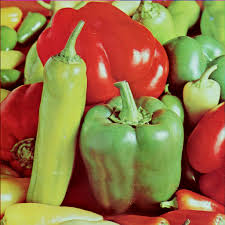
#> input picture Semestre_05/ModeladoYProcesamientoDeImagenes/Segundo Parcial/data/pepper.jpg, 225 x 225 px
$ python mediaContraarmonico.py
#> lines starting #> are read from the running program, lines starting #| are printed output that depends on the picture
### Semestre_05/ModeladoYProcesamientoDeImagenes/Segundo Parcial/src/utils.py
import numpy as np
import matplotlib.pyplot as plt
import os
from skimage import color
from skimage.io import imread


"""
Function to read an image from a given path, convert it to grayscale if necessary, and return it as an 8-bit unsigned integer array.

Parameters:
    - image_path: String representing the relative path to the image file.

Returns:
    - imagen: 2D numpy array representing the grayscale image.
"""

def read_image(image_path):
    # Extract the base path for the father of the directory in which this .py is located
#> called with image_path = 'data/pepper.jpg'
    current_file_path = os.path.abspath(__file__)
    current_dir = os.path.dirname(current_file_path)
    base_path = os.path.dirname(current_dir)
    final_path = os.path.join(base_path, image_path)

    # Read the image
    imagen = imread(final_path)
#> imagen is the input picture: shape (225, 225, 3); mean R, G, B 149.9, 116, 67

    # Convert to grayscale if the image is RGB
    if len(imagen.shape) == 3:
        imagen = color.rgb2gray(imagen)
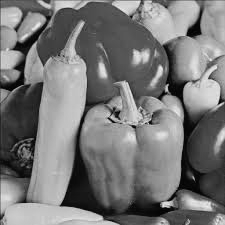
#> imagen: shape (225, 225) float64; min 0.00281, max 0.932, mean 0.469
        imagen = (imagen * 255).astype(np.uint8)
    else:
        imagen = imagen.astype(np.uint8)

    return imagen


"""
Function to plot a list of images with their corresponding titles in a grid layout.

Parameters:
    - images: List of 2D numpy arrays representing the images to be plotted.
    - titles: List of strings representing the titles for each image.
    - fig_title: String representing the title for the entire figure.
    - cols: Integer representing the number of columns in the grid layout (default is 3).

Returns:
    - None
"""

def plot_images(images, titles, fig_title, cols=3):
    assert len(images) == len(titles), "The number of images must match the number of titles"

    n_images = len(images)
    rows = (n_images + cols - 1) // cols  # Calculate the number of rows needed

    fig, axes = plt.subplots(rows, cols, figsize=(cols * 3, rows * 3))  # Set column width to 300 pixels (3 inches) and row height to 300 pixels (3 inches)
    fig.canvas.manager.set_window_title(fig_title)  # Set the window title
    axes = axes.flatten()  # Flatten in case of a single row

    for i, (img, title) in enumerate(zip(images, titles)):
        axes[i].imshow(img, cmap='gray')
        axes[i].set_title(title)
        axes[i].axis('off')

    # Hide any remaining empty subplots
    for j in range(i + 1, len(axes)):
        axes[j].axis('off')

    plt.tight_layout()
    plt.show()


"""
Function to compute the histogram of an image.

Parameters:
    - img: 2D numpy array representing the grayscale image.
    - bins: Integer representing the number of intensities in the histogram.
    - normalizar: Boolean indicating whether to normalize the histogram.

Returns:
    - histograma: 1D numpy array representing the histogram of the image.
"""

# [14 lines left out: function histograma, not called in this run]


"""
Function to quantize an image from its original bit depth to a target bit depth.

Parameters:
    - img: 2D numpy array representing the grayscale image.
    - bits_originales: Integer representing the original bit depth of the image.
    - bits_destino: Integer representing the target bit depth for quantization.

Returns:
    - img_cuantizada: 2D numpy array representing the quantized image.
"""

# [4 lines left out: function cuantizar, not called in this run]


"""
Function to create a lookup table for histogram equalization.

Parameters:
    - hist: 1D numpy array representing the histogram of the image.
    - total_pixeles: Integer representing the total number of pixels in the image.

Returns:
    - tabla: List of lists where each sublist contains:
        - intensidad: Original intensity value.
        - conteo: Number of pixels with that intensity.
        - pr: Normalized probability of the intensity.
        - suma_acum: Cumulative distribution function value for the intensity.
        - multiplicacion: Product of the cumulative distribution function value and the maximum intensity value.
        - entero: Rounded integer value of the multiplicacion.
"""

# [17 lines left out: function crear_lookup_table, not called in this run]


"""
Function to display a list of images and their corresponding histograms side by side.

Parameters:
    - imagenes: List of 2D numpy arrays representing the grayscale images.
    - titulos_imagenes: List of strings representing the titles for each image.
    - histogramas: List of 1D numpy arrays representing the histograms of the images.
    - titulos_histogramas: List of strings representing the titles for each histogram.

Returns:
    - None
"""

# [19 lines left out: function imagenes_histogramas, not called in this run]


"""
Function to add Gaussian noise to an image.

Parameters:
    - img: 2D numpy array representing the grayscale image.
    - sigma: Float representing the standard deviation of the Gaussian noise.

Returns:
    - img_out: 2D numpy array representing the noisy image.
"""

# [6 lines left out: function ruido_gaussiano, not called in this run]


"""
Function to compute the mean of multiple noisy images.

Parameters:
    - img: 2D numpy array representing the grayscale image.
    - n: Integer representing the number of noisy images to generate.
    - sigma: Float representing the standard deviation of the Gaussian noise.

Returns:
    - g_bar: 2D numpy array representing the mean image.
"""

# [8 lines left out: function mean_image, not called in this run]

"""
Function to create an averaging filter kernel.

Parameters:
    - n: Integer representing the size of the kernel (n x n).

Returns:
    - kernel: 2D numpy array representing the averaging filter kernel.
"""

def filtro_promedio(n):
    kernel = 1 / (n * n) * np.ones((n, n))
    return kernel

"""
Function to create a Gaussian filter kernel.

Parameters:
    - sigma: Float representing the standard deviation of the Gaussian distribution.
    - n: Integer representing the size of the kernel (n x n). Must be an odd number.

Returns:
    - kernel: 2D numpy array representing the Gaussian filter kernel.
"""

# [16 lines left out: function gaussian_kernel, not called in this run]

"""
Function to add impulsive noise (salt and pepper noise) to an image.

Parameters:
    - img: 2D numpy array representing the grayscale image.
    - probability: Float representing the probability of a pixel being affected by noise.

Returns:
    - img_ruido: 2D numpy array representing the noisy image.
"""

def ruido_impulsivo(img, probability):
#> called with probability = 0.8
    w, h = img.shape
#> w = 225; h = 225
    img_ruido = np.zeros((w, h))
    probas = np.random.random((w, h))
    ruido = np.random.randint(0, 2, (w,h)) * 255
    for i in range(w):
        for j in range(h):
            if probas[i,j] > probability:
                img_ruido[i,j] = ruido[i,j]
            else:
                img_ruido[i,j] = img[i,j]
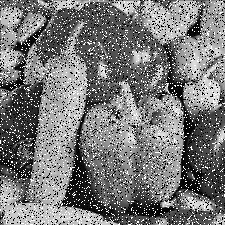
#> img_ruido: shape (225, 225) float64; min 0, max 255, mean 120.6
    return img_ruido

"""
Function to add multiplicative noise to an image.

Parameters:
    - img: 2D numpy array representing the grayscale image.
    - sigmaM: Float representing the standard deviation of the multiplicative noise.

Returns:
    - img_ruido: 2D numpy array representing the noise applied to the image.
    - img_out: 2D numpy array representing the noisy image.
"""

# [6 lines left out: function multiplicar_ruido, not called in this run]

"""
Function to apply a 2D convolution to an image using a given kernel.

Parameters:
    - img: 2D numpy array representing the grayscale image.
    - k: 2D numpy array representing the convolution kernel.

Returns:
    - img_out: 2D numpy array representing the convolved image.
"""

# [13 lines left out: function conv2d, not called in this run]

"""
Function to apply an arithmetic mean filter to an image.

Parameters:
    - img: 2D numpy array representing the grayscale image.
    - w_size: Integer representing the size of the window (w_size x w_size).

Returns:
    - img_out: 2D numpy array representing the filtered image.
"""

# [11 lines left out: function media_aritmetica, not called in this run]

"""
Function to apply a geometric mean filter to an image.

Parameters:
    - img: 2D numpy array representing the grayscale image.
    - w_size: Integer representing the size of the window (w_size x w_size).

Returns:
    - img_out: 2D numpy array representing the filtered image.

Note:
    - Bad for impulsive noise
"""

# [11 lines left out: function media_geometrica, not called in this run]

"""
Function to apply a harmonic mean filter to an image.

Parameters:
    - img: 2D numpy array representing the grayscale image.
    - w_size: Integer representing the size of the window (w_size x w_size).

Returns:
    - img_out: 2D numpy array representing the filtered image.

Note:
    - Bad for impulsive noise
"""

# [12 lines left out: function media_armonica, not called in this run]

"""
Function to apply a harmonic mean filter to an image.

Parameters:
    - img: 2D numpy array representing the grayscale image.
    - w_size: Integer representing the size of the window (w_size x w_size).

Returns:
    - img_out: 2D numpy array representing the filtered image.

Note:
    - Bad for impulsive noise
"""

def media_contraarmonico(img, w_size, q):
#> called with w_size = 3, q = 0
    img = img.astype(np.float64)
    img = img + 0.0001
    padding_height = w_size // 2
    padding_width = w_size // 2
    img_padded = np.pad(img, ((padding_height, padding_height), (padding_width, padding_width)), mode='constant', constant_values=0)
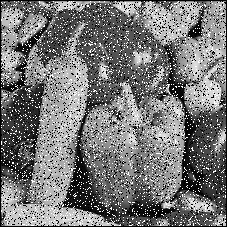
#> img_padded: shape (227, 227) float64; min 0, max 255, mean 118.4; drawn with min black and max white
    img_out = np.zeros(img.shape)
    for i in range(img.shape[0]):
        for j in range(img.shape[1]):
            region = img_padded[i:i + w_size, j:j + w_size]
            img_out[i, j] = (np.sum(region ** (q+1)) / np.sum(region ** q))
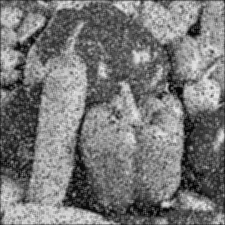
#> img_out: shape (225, 225) float64; min 3.67, max 237.6, mean 119.8
    return img_out

# [45 lines left out: functions filtro_mediana, filtro_max_min, filtro_max_min, gradiante, not called in this run]


# def aplicar_sobel(img):
#     # Definir los kernels de Sobel
#     sobel_x = np.array([[-1, 0, 1],
#                         [-2, 0, 2],
#                         [-1, 0, 1]])
#     sobel_y = np.array([[-1, -2, -1],
#                         [0, 0, 0],
#                         [1, 2, 1]])
#     # Aplicar convolución con los kernels de Sobel
#     img_sobel_x = convolve2d(img, sobel_x, mode='same', boundary='wrap')
#     img_sobel_y = convolve2d(img, sobel_y, mode='same', boundary='wrap')
#     # Calcular la magnitud del gradiente
#     img_sobel = np.sqrt(img_sobel_x*2 + img_sobel_y*2)
#     img_sobel = np.clip(img_sobel, 0, 255).astype(np.uint8)
#     return img_sobel, sobel_x, sobel_ydef aplicar_sobel(img):
#     # Definir los kernels de Sobel
#     sobel_x = np.array([[-1, 0, 1],
#                         [-2, 0, 2],
#                         [-1, 0, 1]])
#     sobel_y = np.array([[-1, -2, -1],
#                         [0, 0, 0],
#                         [1, 2, 1]])
#     # Aplicar convolución con los kernels de Sobel
#     img_sobel_x = convolve2d(img, sobel_x, mode='same', boundary='wrap')
#     img_sobel_y = convolve2d(img, sobel_y, mode='same', boundary='wrap')
#     # Calcular la magnitud del gradiente
#     img_sobel = np.sqrt(img_sobel_x*2 + img_sobel_y*2)
#     img_sobel = np.clip(img_sobel, 0, 255).astype(np.uint8)
#     return img_sobel, sobel_x, sobel_y

### Semestre_05/ModeladoYProcesamientoDeImagenes/Segundo Parcial/src/mediaContraarmonico.py
import utils

img = utils.read_image('data/pepper.jpg')
imgRuido = utils.ruido_impulsivo(img, 0.8)
imgFiltroMediaConarm = utils.media_contraarmonico(imgRuido, 3, 0)
imgFiltroMediaConarm2 = utils.media_contraarmonico(imgRuido, 3, -1)
#> call 2 of media_contraarmonico, with w_size = 3, q = -1
#> after the loop in media_contraarmonico (call 2), `for i in range(img.shape[0]):`:
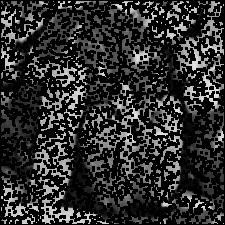
#> img_out: shape (225, 225) float64; min 0, max 235.9, mean 45.8

utils.plot_images([img,
                   imgRuido,
                   imgFiltroMediaConarm,
                   imgFiltroMediaConarm2],
                   ['Imagen Original',
                    'Imagen Ruido Impulsivo',
                    'Filtro Media Contrarmonico 0',
                    'Filtro Media Contrarmonico -1'],
                    'Filtrado Contraarmonico',
                    4)
#> in plot_images, `n_images = len(images)`: n_images = 4
#> in plot_images, `rows = (n_images + cols - 1) // cols`: rows = 1
#> the loop in plot_images, `for i, (img, title) in enumerate(zip(images, titles)):` made 4 passes
#> title on passes 1 to 4: 'Imagen Original', 'Imagen Ruido Impulsivo', 'Filtro Media Contrarmonico 0', 'Filtro Media Contrarmonico -1'
